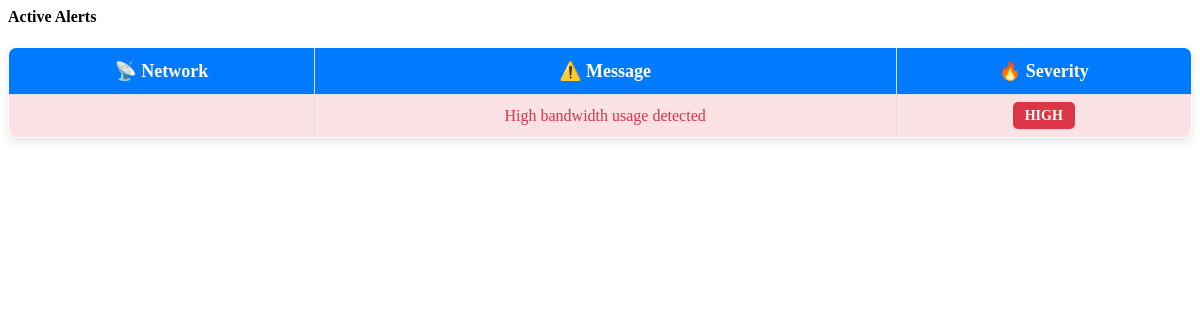
Before: /alerts/ with the older database file.
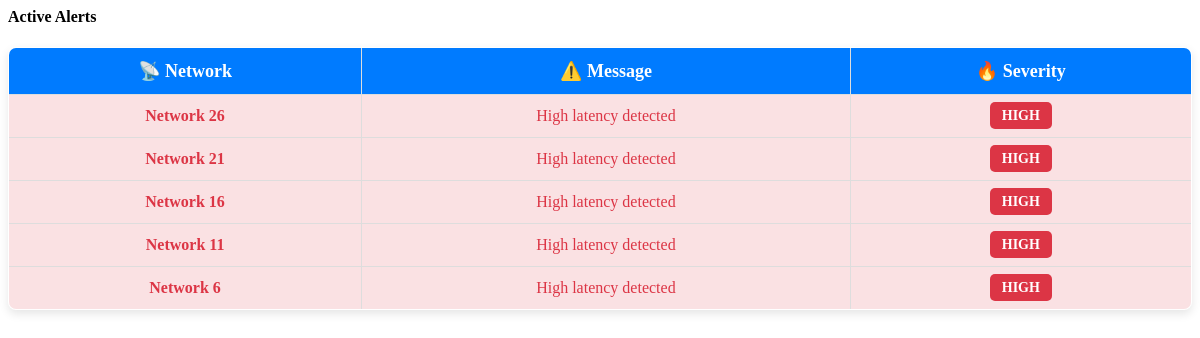
After: the same page with the newer database file.
### monitor/models.py (models this page shows, shortened)
class Alert(models.Model):
    network = models.ForeignKey(
        Network, on_delete=models.CASCADE, null=True, blank=True
    )
    message = models.TextField()
    severity = models.CharField(
        max_length=10, choices=[("Low", "Low"), ("Medium", "Medium"), ("High", "High")]
    )
    created_at = models.DateTimeField(auto_now_add=True)

class Network(models.Model):
    name = models.CharField(max_length=255, unique=True)
    ip_address = models.GenericIPAddressField(unique=True)
    status = models.CharField(
        max_length=20, choices=[("Online", "Online"), ("Offline", "Offline")]
    )

### monitor/views.py (the view)
# urls.py: path("alerts/", alert_view, name="alerts"),
def alert_view(request):
    alerts = get_alerts()
    return render(request, "alert.html", {"alerts": alerts})

### monitor/views.py (called while the page is built)
def get_alerts(network=None):
    if network:
        return Alert.objects.filter(network=network).order_by("-created_at")[
            :5
        ]  # Latest 5 alerts for specific network
    return Alert.objects.order_by("-created_at")[:5]  # Latest 5 alerts for all networks

### monitor/templates/alert.html (shortened to what this page needs)
<div class="col-md-12">
    <h4 class="mb-3 text-dark">
         Active Alerts
    </h4>
    <div class="table-responsive">
        <table class="table alert-table">
            <thead>
                <tr>
                    <th>📡 Network</th>
                    <th>⚠️ Message</th>
                    <th>🔥 Severity</th>
                </tr>
            </thead>
            <tbody>
                {% for alert in alerts %}
                    <tr class="{% if alert.severity == 'High' %} high-alert
                               {% elif alert.severity == 'Medium' %} medium-alert
                               {% else %} low-alert {% endif %}">
                        <td><strong>{{ alert.network.name }}</strong></td>
                        <td>{{ alert.message }}</td>
                        <td>
                            <span class="severity-badge
                                {% if alert.severity == 'High' %} high-severity
                                {% elif alert.severity == 'Medium' %} medium-severity
                                {% else %} low-severity {% endif %}">
                                {{ alert.severity }}
                            </span>
                        </td>
                    </tr>
                {% empty %}
                    <tr>
                        <td colspan="3" class="text-center text-muted">✅ No active alerts.</td>
                    </tr>
                {% endfor %}
            </tbody>
        </table>
    </div>
</div>

### monitor/templates/alert.html (style rules this page uses)
.alert-table { width: 100%; border-radius: 8px; border-collapse: collapse; background: #fff; color: #333; overflow: hidden; box-shadow: 0px 4px 10px rgba(0, 0, 0, 0.1); border: 1px solid #ddd; }
.alert-table thead { background: #007bff; color: white; font-size: 18px; }
.alert-table th, .alert-table td { padding: 12px; text-align: center; border: 1px solid #ddd; }
.high-alert { background-color: rgba(220, 53, 69, 0.15); color: #dc3545; }
.severity-badge { padding: 6px 12px; border-radius: 5px; font-weight: bold; text-transform: uppercase; font-size: 14px; }
.high-severity { background-color: #dc3545; color: white; }

Changed rows visible on the page:
no longer on this page (row edited): Alert: message "High bandwidth usage detected", severity "HIGH"
added Alert: network.name "Network 26", message "High latency detected", severity "HIGH"
added Alert: network.name "Network 21", message "High latency detected", severity "HIGH"
added Alert: network.name "Network 16", message "High latency detected", severity "HIGH"
added Alert: network.name "Network 11", message "High latency detected", severity "HIGH"
added Alert: network.name "Network 6", message "High latency detected", severity "HIGH"
